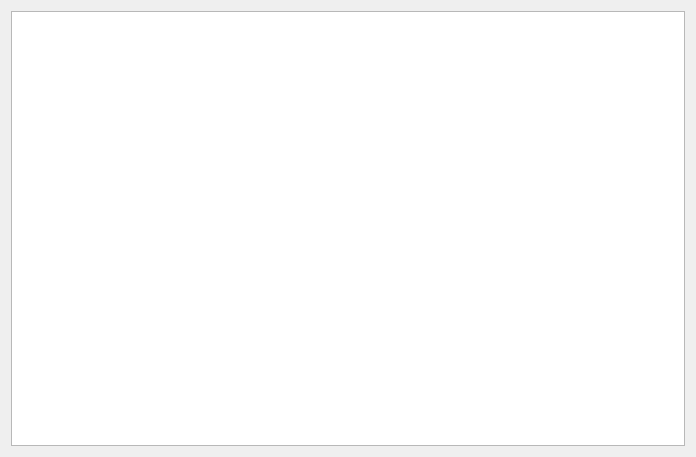
<?xml version="1.0" encoding="UTF-8"?>
<ui version="4.0">
 <class>StatisticsWindow</class>
 <widget class="QDialog" name="StatisticsWindow">
  <property name="geometry">
   <rect>
    <x>0</x>
    <y>0</y>
    <width>696</width>
    <height>457</height>
   </rect>
  </property>
  <property name="windowTitle">
   <string>Dialog</string>
  </property>
  <property name="windowIcon">
   <iconset resource="../Ressources.qrc">
    <normaloff>:/Icons/Icons/spreadsheet1.svg</normaloff>:/Icons/Icons/spreadsheet1.svg</iconset>
  </property>
  <layout class="QGridLayout" name="gridLayout">
   <item row="0" column="0">
    <layout class="QVBoxLayout" name="verticalLayout">
     <item>
      <widget class="QTextBrowser" name="textBrowser"/>
     </item>
    </layout>
   </item>
  </layout>
 </widget>
 <resources>
  <include location="../Ressources.qrc"/>
 </resources>
 <connections/>
</ui>
